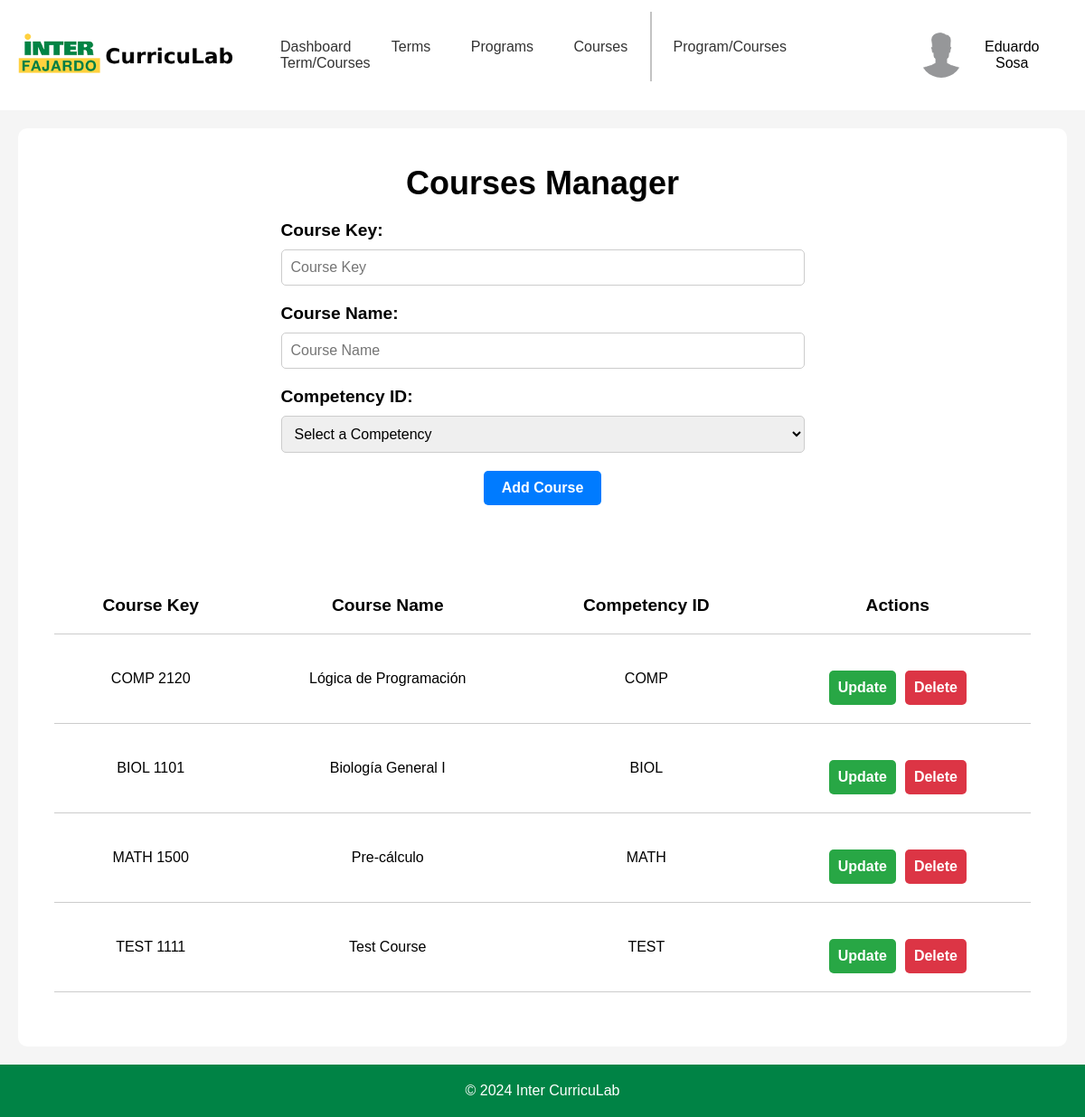
The page /templates/adminPages/adminCourses.php (signed in) on the database its author committed.
### tables this page shows
CREATE TABLE "course" (
	"CourseID"	INTEGER NOT NULL UNIQUE,
	"CourseKey"	TEXT,
	"CourseName"	TEXT,
	"CompetencyKey"	TEXT,
	PRIMARY KEY("CourseID" AUTOINCREMENT),
	FOREIGN KEY("CompetencyKey") REFERENCES "competency"("CompetencyKey")
);

### templates/adminPages/adminCourses.php (the view, shortened to what this page needs)
<?php
$config = require_once '../../backend/php/config.php';
if (!isset($_SESSION['email'])) {
    header('Location: ../index.php');
    exit;
} elseif ($_SESSION['accountType'] !== 'Admin' && $_SESSION['accountType'] !== 'Root' && $_SESSION['accountType'] !== 'Staff') {
    header('Location: ../staffPages/profPage.php');
    exit;
} else {
    if ($config['db']['type'] === 'sqlite') {
        $db = new SQLite3($config['db']['sqlite']['path']);
    } elseif ($config['db']['type'] === 'mysql') {
        $dsn = "mysql:host={$config['db']['mysql']['host']};dbname={$config['db']['mysql']['dbname']}";
        $db = new PDO($dsn, $config['db']['mysql']['username'], $config['db']['mysql']['password']);
    }
    cleanUpCourses();
    $stmt = $db->prepare('SELECT * FROM course');
    $result = $stmt->execute();
    $courses = $result->fetchArray(SQLITE3_ASSOC);
    $courses = [];
    if (isset($_POST['sort'])) {
        $courses = sortTable();
    } else {
        $stmt = $db->prepare('SELECT * FROM course');
        $result = $stmt->execute();
        $courses = fetchAllRows($result);
    }
}
function fetchAllRows($result) {
    $rows = [];
    while ($row = $result->fetchArray(SQLITE3_ASSOC)) {
        $rows[] = $row;
    }
    return $rows;
}
function cleanUpCourses() {
    global $db;
    $stmt = $db->prepare('SELECT * FROM course');
    $result = $stmt->execute();
}
?>
<!DOCTYPE html>
<html lang="en">
<head>
    <link rel="stylesheet" href="../../static/css/headerFooter.css">
    <link rel="stylesheet" href="../../static/css/adminCourses.css">
</head>
<body>
    <div id="headerNav">
        <div class="logo">
            <a href="adminDashboard.php">
                <img src="../../static/img/inter-logo-full.png" alt="Inter CurricuLab">
            </a>
        </div>
        <nav>
            <a href="adminDashboard.php">Dashboard</a>
            <a href="adminTerms.php">Terms</a>
            <a href="adminPrograms.php">Programs</a>
            <div class="dropdown">
                <a href="#">Courses</a>
            </div>
            <a class="navDivider"></a>
            <a href="adminProgramCourses.php">Program/Courses</a>
            <a href="adminTermCourses.php" class="active">Term/Courses</a>
        </nav>
        <div class="userBox">
            <button onclick="myFunction()" class="userDropdownButton">
                <img src="../../static/img/userProfile.jpg" alt="User" >
                <?php
                echo $_SESSION['firstName'] . ' ' . $_SESSION['lastName'];
                ?>
            </button>
        </div>
    </div>
    <div id="container">
        <div class="container-upperBox">
            <div class="coursesForm">
                <div class="header">
                    <h2>Courses Manager</h2>
                </div>
                <div class="form-container">
                    <form method="POST">
                        <div class="inputBox">
                            <label for="courseKey">Course Key:</label>
                            <input type="text" name="courseKey" id="courseKey" placeholder="Course Key" required>
                        </div>
                        <div class="inputBox">
                            <label for="courseName">Course Name:</label>
                            <input type="text" name="courseName" id="courseName" placeholder="Course Name" required>
                        </div>
                        <div class="inputBox">
                            <label for="competencyKey">Competency ID:</label>
                            <select name="competencyKey" id="competencyKey">
                                <option value="" hidden="hidden">Select a Competency</option>
                            </select>
                        </div>
                        <div class="inputBox">
                            <button type="submit">Add Course</button>
                        </div>
                    </form>
                </div>
            </div>
            <div class="coursesTable">
                <table>
                    <tr>
                        <th>
                            <form method="POST">
                                <button type="submit" name="sort" value="CourseKey">Course Key</button>
                            </form>
                        </th>
                        <th>
                            <form method="POST">
                                <button type="submit" name="sort" value="CourseName">Course Name</button>
                            </form>
                        </th>
                        <th>
                            <form method="POST">
                                <button type="submit" name="sort" value="CompetencyKey">Competency ID</button>
                            </form>
                        </th>
                        <th>Actions</th>
                    </tr>
                    <?php
                    foreach ($courses as $row) {
                        echo '<tr>';
                        echo '<td>' . htmlspecialchars($row['CourseKey'] ?? '') . '</td>';
                        echo '<td>' . htmlspecialchars($row['CourseName'] ?? '') . '</td>';
                        echo '<td>' . htmlspecialchars($row['CompetencyKey'] ?? '') . '</td>';
                        echo '<td>';
                        ?>
                        <div class="actionButtons">
                            <button class="updateButton">Update</button>
                            <form method="POST">
                                <button class="deleteButton" type="submit">Delete</button>
                            </form>
                        </div>
                        <?php
                        echo '</td>';
                        echo '</tr>';
                    }
                    ?>
                </table>
            </div>
        </div>
    </div>
    <footer>
        <p>&copy; 2024 Inter CurricuLab</p>
    </footer>
</body>
</html>

### static/css/headerFooter.css (style rules this page uses)
* { margin: 0; padding: 0; box-sizing: border-box; font-family: 'Poppins', sans-serif; }
body { display: flex; flex-direction: column; min-height: 100vh; }
#headerNav { display: flex; justify-content: space-between; align-items: center; }
.logo { margin: 20px; }
.logo img { width: 250px; }
nav a:not(.navDivider) { padding: 20px; text-decoration: none; color: #333; border-radius: 5px; }
.navDivider { margin-right: 4px; border-right: 2px solid #c3c3c3; padding: 30px 0; }
.userBox { margin: 20px; }
.userDropdownButton { padding: 16px; font-size: 16px; border: none; cursor: pointer; background-color: transparent; border-radius: 5px; }
.userBox { position: relative; display: inline-block; }
.userBox img { width: 50px; height: 50px; border-radius: 50%; margin-right: 10px; }
.userDropdownButton img { pointer-events: none; }
.userBox button { display: flex; align-items: center; justify-content: center; }
.dropdown { position: relative; display: inline-block; }
footer { background-color: #008345; color: white; text-align: center; padding: 20px; margin-top: auto; }

### static/css/adminCourses.css (style rules this page uses)
#container { display: flex; flex-direction: column; background-color: #f5f5f5; flex-grow: 1; }
.container-upperBox { display: flex; flex-direction: column; align-items: center; background-color: white; margin: 20px; padding: 20px; border-radius: 10px; flex-grow: 1; }
.coursesForm { display: flex; flex-direction: column; align-items: center; width: 100%; margin: 20px 0; }
.coursesForm .header { font-size: 1.5em; font-weight: bold; margin-bottom: 20px; }
.coursesForm .inputBox:not(:last-child) { display: flex; flex-direction: column; width: 100%; margin-bottom: 20px; }
.coursesForm .inputBox:last-child { display: flex; justify-content: center; align-items: center; width: 100%; margin-bottom: 20px; }
.coursesForm .inputBox label { font-size: 1.2em; font-weight: bold; margin-bottom: 10px; }
.coursesForm .inputBox input, .coursesForm .inputBox select, .coursesForm .inputBox textarea { width: 100%; padding: 10px; margin-right: 350px; font-size: 1em; border-radius: 5px; border: 1px solid #ccc; }
.coursesForm .inputBox button { padding: 10px 20px; font-size: 1em; font-weight: bold; color: white; background-color: #007bff; border: none; border-radius: 5px; cursor: pointer; }
.coursesTable { display: flex; flex-direction: column; align-items: center; background-color: white; margin: 20px; padding: 20px; border-radius: 10px; flex-grow: 1; width: 100%; }
.coursesTable table { width: 100%; border-collapse: collapse; }
.coursesTable table th { padding: 20px; text-align: center; border-bottom: 1px solid #ccc; font-size: 1.2em; }
.coursesTable table th button { font-size: 1em; font-weight: bold; background-color: transparent; border: none; border-radius: 5px; cursor: pointer; }
.coursesTable table td:not(.textArea) { padding: 20px; border-bottom: 1px solid #ccc; text-align: center; }
.actionButtons { display: flex; justify-content: center; align-items: center; width: 100%; margin-top: 20px; }
.updateButton { padding: 10px 10px; margin: 0 5px; font-size: 1em; font-weight: bold; color: white; background-color: #28a745; border: none; border-radius: 5px; cursor: pointer; }
.deleteButton { padding: 10px 10px; margin: 0 5px; font-size: 1em; font-weight: bold; color: white; background-color: #dc3545; border: none; border-radius: 5px; cursor: pointer; }

### rows shown on the page
course: CourseKey "COMP 2120", CourseName "Lógica de Programación", CompetencyKey "COMP"
course: CourseKey "BIOL 1101", CourseName "Biología General I", CompetencyKey "BIOL"
course: CourseKey "MATH 1500", CourseName "Pre-cálculo", CompetencyKey "MATH"
course: CourseKey "TEST 1111", CourseName "Test Course", CompetencyKey "TEST"

### other values the page prints
$_SESSION['firstName'] "Eduardo"
$_SESSION['lastName'] "Sosa"
